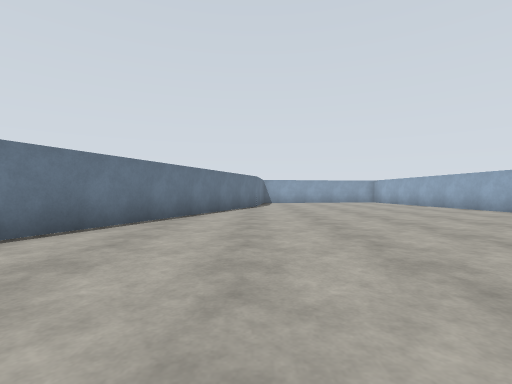
View 1 (above)

14 first-person views from a walk through a world built for the Gazebo simulator. The camera is 1.2 m above the floor, looks level and sees 85° across. The floor is counted in squares, 2 m on a side. Each view is taken from the middle of a square. On the plan, view 1 faces up. The plan holds only what a view shows up to about 9 squares ahead; the rest is blank. The place goes on beyond the plan.

View 2
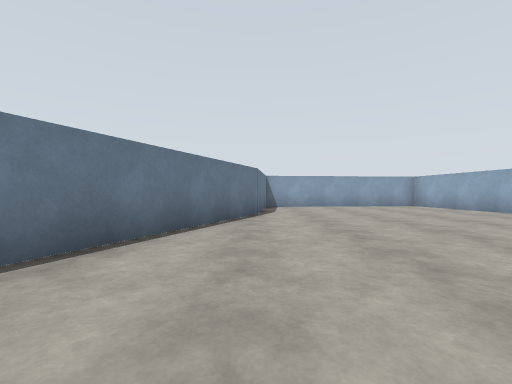

View 3
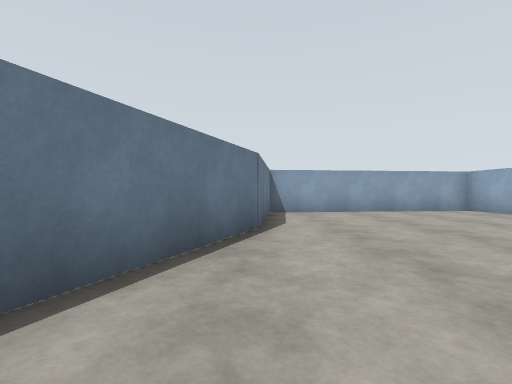

View 4
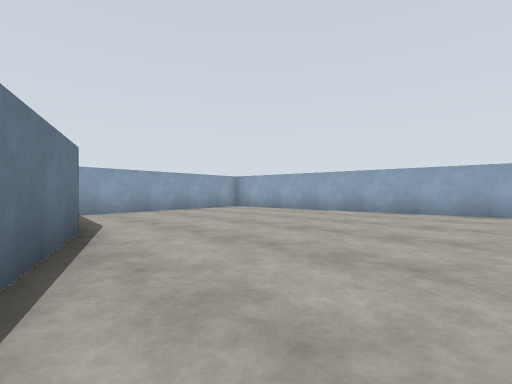

View 5
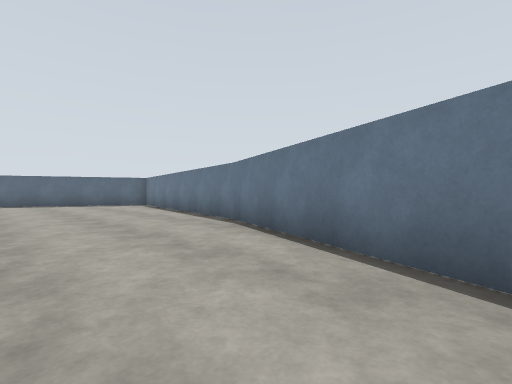

View 6
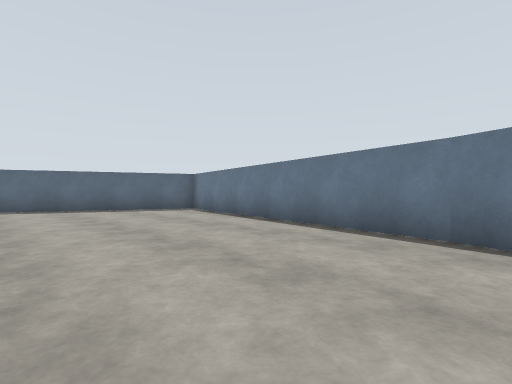

View 7
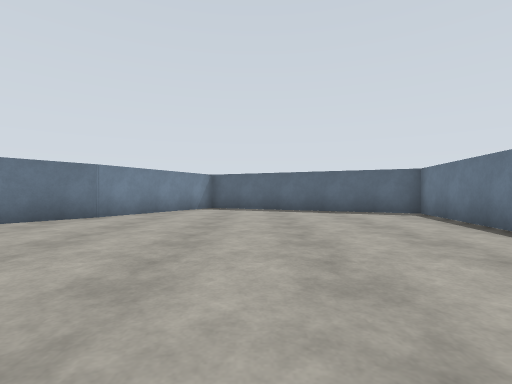

View 8
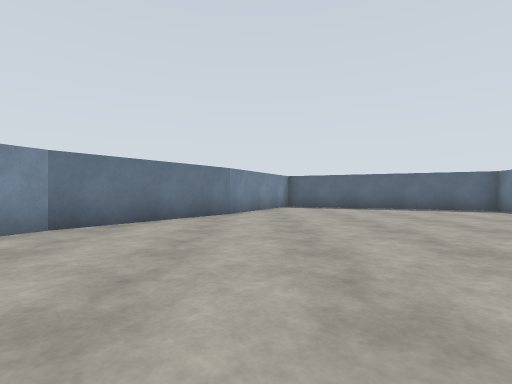

View 9
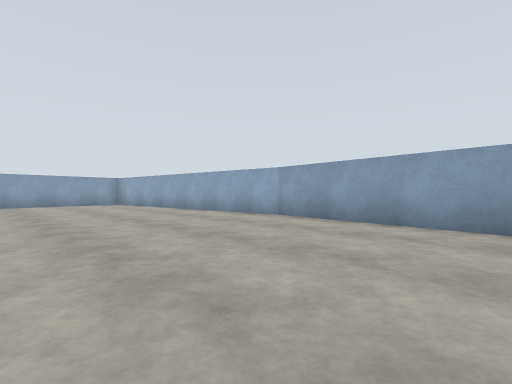

View 10
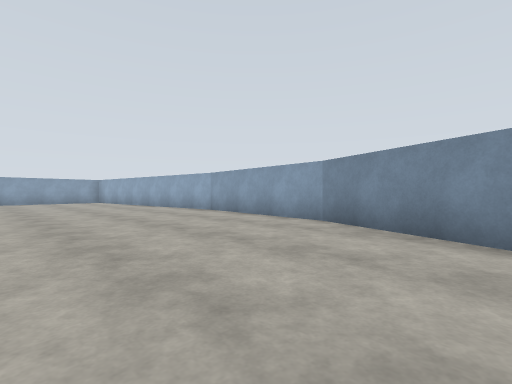

View 11
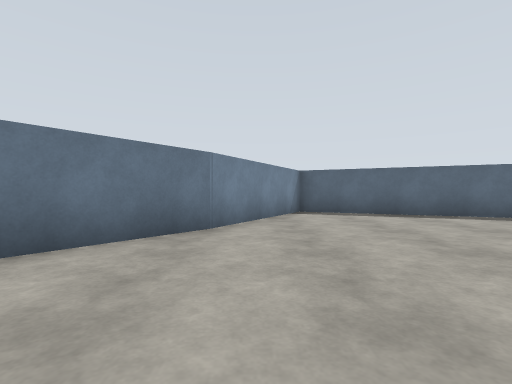

View 12
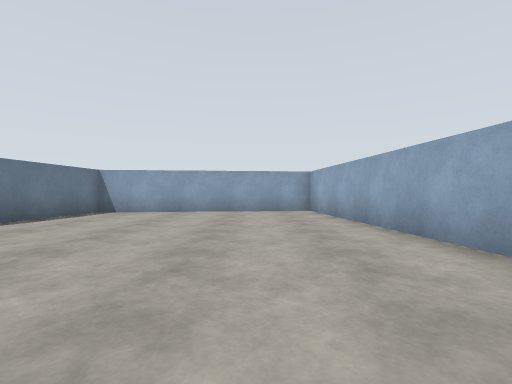

View 13
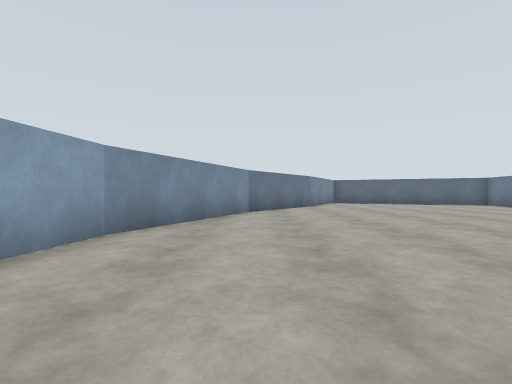

View 14
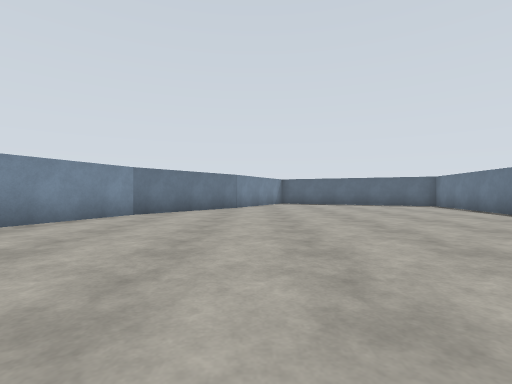

### Floor plan
Points are (right, up) in squares from view 1. A wall is a line through its corners. A room is listed if a view was taken in it or the views show most of it. See-through windows are left out.
Room 1 (views 1, 2, 3, 4, 5, 6, 7, 8, 9, 10, 11, 12, 13, 14)
walls: (7.1, 2.1) (7.6, 6.8); (5.2, -2.3) (7.1, 2.2); (-4, 1.4) (-5.6, -6.7) (0.7, -9.5) (2.8, -5.5); (7.6, 6.7) (6.7, 15.9) (0.4, 15.2) (0.1, 11.7) (-4, 1.3); (2.7, -5.6) (5.3, -2.2)

Positions as (right, up) in squares from view 1, and headings:
1: (0, 0), facing up
2: (0, 4), facing up
3: (0, 7), facing up
4: (-1, 7), facing up-right
5: (0, 6), facing down-left
6: (0, 2), facing down-left
7: (-1, 1), facing down
8: (2, 2), facing down
9: (2, 2), facing up-right
10: (2, -1), facing up-right
11: (2, -1), facing down
12: (5, 7), facing up
13: (5, 6), facing down
14: (2, 5), facing down
